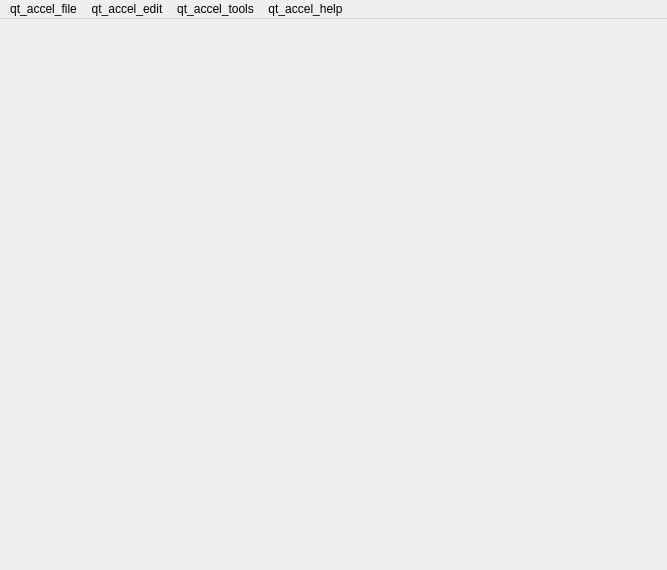
<?xml version="1.0" encoding="UTF-8"?>
<ui version="4.0">
 <class>MainWindow</class>
 <widget class="QMainWindow" name="MainWindow">
  <property name="geometry">
   <rect>
    <x>0</x>
    <y>0</y>
    <width>667</width>
    <height>570</height>
   </rect>
  </property>
  <property name="sizePolicy">
   <sizepolicy hsizetype="Expanding" vsizetype="Expanding">
    <horstretch>0</horstretch>
    <verstretch>0</verstretch>
   </sizepolicy>
  </property>
  <property name="minimumSize">
   <size>
    <width>400</width>
    <height>0</height>
   </size>
  </property>
  <property name="windowTitle">
   <string notr="true">Anki</string>
  </property>
  <property name="windowIcon">
   <iconset resource="icons.qrc">
    <normaloff>:/icons/anki.png</normaloff>:/icons/anki.png</iconset>
  </property>
  <widget class="QWidget" name="centralwidget">
   <property name="sizePolicy">
    <sizepolicy hsizetype="Expanding" vsizetype="Expanding">
     <horstretch>1</horstretch>
     <verstretch>1</verstretch>
    </sizepolicy>
   </property>
   <property name="autoFillBackground">
    <bool>true</bool>
   </property>
  </widget>
  <widget class="QMenuBar" name="menubar">
   <property name="geometry">
    <rect>
     <x>0</x>
     <y>0</y>
     <width>667</width>
     <height>24</height>
    </rect>
   </property>
   <widget class="QMenu" name="menuHelp">
    <property name="title">
     <string>qt_accel_help</string>
    </property>
    <addaction name="actionDocumentation"/>
    <addaction name="separator"/>
    <addaction name="actionDonate"/>
    <addaction name="actionAbout"/>
   </widget>
   <widget class="QMenu" name="menuEdit">
    <property name="title">
     <string>qt_accel_edit</string>
    </property>
    <addaction name="actionUndo"/>
    <addaction name="actionRedo"/>
   </widget>
   <widget class="QMenu" name="menuCol">
    <property name="title">
     <string>qt_accel_file</string>
    </property>
    <addaction name="actionSwitchProfile"/>
    <addaction name="separator"/>
    <addaction name="actionImport"/>
    <addaction name="actionExport"/>
    <addaction name="separator"/>
    <addaction name="actionExit"/>
   </widget>
   <widget class="QMenu" name="menuTools">
    <property name="title">
     <string>qt_accel_tools</string>
    </property>
    <addaction name="actionStudyDeck"/>
    <addaction name="actionCreateFiltered"/>
    <addaction name="separator"/>
    <addaction name="actionFullDatabaseCheck"/>
    <addaction name="actionCheckMediaDatabase"/>
    <addaction name="actionEmptyCards"/>
    <addaction name="separator"/>
    <addaction name="actionAdd_ons"/>
    <addaction name="separator"/>
    <addaction name="actionNoteTypes"/>
    <addaction name="actionNightMode"/>
    <addaction name="actionPreferences"/>
   </widget>
   <addaction name="menuCol"/>
   <addaction name="menuEdit"/>
   <addaction name="menuTools"/>
   <addaction name="menuHelp"/>
  </widget>
  <action name="actionExit">
   <property name="text">
    <string>qt_accel_exit</string>
   </property>
   <property name="shortcut">
    <string notr="true">Ctrl+Q</string>
   </property>
  </action>
  <action name="actionPreferences">
   <property name="text">
    <string>qt_accel_preferences</string>
   </property>
   <property name="statusTip">
    <string>qt_misc_configure_interface_language_and_options</string>
   </property>
   <property name="shortcut">
    <string notr="true">Ctrl+P</string>
   </property>
   <property name="menuRole">
    <enum>QAction::PreferencesRole</enum>
   </property>
  </action>
  <action name="actionAbout">
   <property name="text">
    <string>qt_accel_about</string>
   </property>
   <property name="menuRole">
    <enum>QAction::AboutRole</enum>
   </property>
  </action>
  <action name="actionUndo">
   <property name="enabled">
    <bool>false</bool>
   </property>
   <property name="text">
    <string>qt_accel_undo</string>
   </property>
   <property name="shortcut">
    <string notr="true">Ctrl+Z</string>
   </property>
  </action>
  <action name="actionCheckMediaDatabase">
   <property name="text">
    <string>qt_accel_check_media</string>
   </property>
   <property name="statusTip">
    <string>qt_misc_check_the_files_in_the_media</string>
   </property>
  </action>
  <action name="actionOpenPluginFolder">
   <property name="text">
    <string>qt_accel_open_addons_folder</string>
   </property>
  </action>
  <action name="actionDonate">
   <property name="text">
    <string>qt_accel_support_anki</string>
   </property>
  </action>
  <action name="actionDownloadSharedPlugin">
   <property name="text">
    <string>qt_accel_browse_and_install</string>
   </property>
   <property name="statusTip">
    <string/>
   </property>
  </action>
  <action name="actionFullDatabaseCheck">
   <property name="text">
    <string>qt_accel_check_database</string>
   </property>
  </action>
  <action name="actionDocumentation">
   <property name="text">
    <string>qt_accel_guide</string>
   </property>
   <property name="shortcut">
    <string notr="true">F1</string>
   </property>
  </action>
  <action name="actionSwitchProfile">
   <property name="text">
    <string>qt_accel_switch_profile</string>
   </property>
   <property name="shortcut">
    <string notr="true">Ctrl+Shift+P</string>
   </property>
  </action>
  <action name="actionExport">
   <property name="text">
    <string>qt_accel_export</string>
   </property>
   <property name="shortcut">
    <string notr="true">Ctrl+E</string>
   </property>
  </action>
  <action name="actionImport">
   <property name="text">
    <string>qt_accel_import</string>
   </property>
   <property name="shortcut">
    <string notr="true">Ctrl+Shift+I</string>
   </property>
  </action>
  <action name="actionStudyDeck">
   <property name="text">
    <string>qt_misc_study_deck</string>
   </property>
   <property name="shortcut">
    <string notr="true">/</string>
   </property>
  </action>
  <action name="actionEmptyCards">
   <property name="text">
    <string>qt_misc_empty_cards</string>
   </property>
  </action>
  <action name="actionCreateFiltered">
   <property name="text">
    <string>qt_misc_create_filtered_deck</string>
   </property>
   <property name="shortcut">
    <string notr="true">F</string>
   </property>
  </action>
  <action name="actionNoteTypes">
   <property name="text">
    <string>qt_misc_manage_note_types</string>
   </property>
   <property name="shortcut">
    <string notr="true">Ctrl+Shift+N</string>
   </property>
  </action>
  <action name="actionAdd_ons">
   <property name="text">
    <string>qt_misc_addons</string>
   </property>
   <property name="shortcut">
    <string notr="true">Ctrl+Shift+A</string>
   </property>
  </action>
  <action name="actionRedo">
   <property name="enabled">
    <bool>false</bool>
   </property>
   <property name="text">
    <string>qt_accel_redo</string>
   </property>
   <property name="shortcut">
    <string notr="true">Ctrl+Shift+Z</string>
   </property>
  </action>
  <action name="actionNightMode">
   <property name="checkable">
    <bool>true</bool>
   </property>
   <property name="text">
    <string>qt_misc_night_mode</string>
   </property>
  </action>
 </widget>
 <resources>
  <include location="icons.qrc"/>
 </resources>
 <connections/>
</ui>
